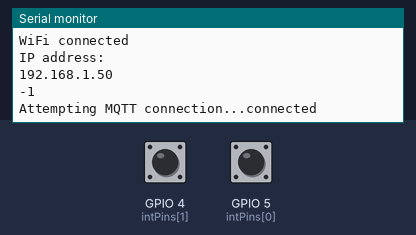
Bench run of a sketch on a simulated ESP8266 (NodeMCU). Parts: the last lines printed to the serial monitor. The inputs (shaded band) are chosen by the test bench; at power-on: GPIO 4 (intPins[1]) HIGH, GPIO 5 (intPins[0]) HIGH. WiFi joins after 1.5 s; servers stay silent unless stated; no MQTT or app messages arrive unless stated.

Above: at 2.7 s.
2.8 s: GPIO 4 (intPins[1]) pulled LOW for 0.15 s
At 3.8 s:
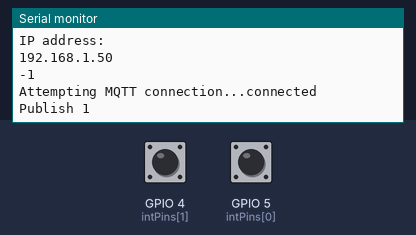
4.4 s: GPIO 5 (intPins[0]) pulled LOW for 0.15 s
At 5.0 s:
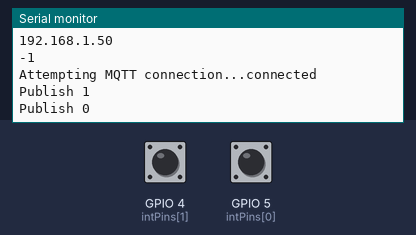

The sketch:

app.ino
```cpp
#include <Arduino.h>
#include <HardwareSerial.h>
#include <ESP8266WiFi.h>
#include "PubSubClient.h"

// Copy "details_template.h" and set the credentials
#include "details.h"

void reconnect();
void setup_wifi();
void handleInterrupt(uint8_t num);

static const uint8_t count = 2;
static const uint8_t intPins[] = {5, 4}; // D1, D2
static const char* topics[] = {MQTT_PLUG_TOPIC, MQTT_LIGHT_TOPIC};
static void (*funcs[])() = {[]{handleInterrupt(0);}, []{handleInterrupt(1);}};

volatile uint32_t interruptCounters[] = {0, 0};
volatile uint64_t lastHits[] = {0, 0};

WiFiClient espClient;
PubSubClient client(espClient);

void handleInterrupt(uint8_t num)
{
    uint64_t time = millis();
    if(time - lastHits[num] > 100) {
        interruptCounters[num]++;
    }
    lastHits[num] = time;
}

void setup()
{
    for(uint8_t i = 0; i < count; i++) {
        pinMode(intPins[0], INPUT_PULLUP);
        pinMode(intPins[1], INPUT_PULLUP);
        attachInterrupt(digitalPinToInterrupt(intPins[i]), funcs[i], RISING);
    }

    Serial.begin(115200);

    setup_wifi();
    client.setServer(MQTT_SERVER_IP, 1883);
}

void setup_wifi() {
    delay(10);
    // We start by connecting to a WiFi network
    Serial.println();
    Serial.print("Connecting to ");
    Serial.println(WIFI_SSID);

    WiFi.mode(WIFI_STA);
    WiFi.begin(WIFI_SSID, WIFI_PASSWORD);

    while (WiFi.status() != WL_CONNECTED) {
        delay(500);
        Serial.print(".");
    }

    Serial.println("");
    Serial.println("WiFi connected");
    Serial.println("IP address: ");
    Serial.println(WiFi.localIP());
}

void reconnect()
{
    // Loop until we're reconnected
    while (!client.connected()) {
        Serial.print("Attempting MQTT connection...");
        // Attempt to connect
        // If you do not want to use a username and password, change next line to
        // if (client.connect("ESP8266Client")) {
        if (client.connect("ESP8266Client", MQTT_USER, MQTT_PASSWORD)) {
            Serial.println("connected");
        } else {
            Serial.print("failed, rc=");
            Serial.print(client.state());
            Serial.println(" try again in 1 seconds");
            // Wait 1 second before retrying
            delay(1000);
        }
    }
}

void loop()
{
    if (!client.connected()) {
        Serial.println(client.state());
        reconnect();
    }
    client.loop();

    // Serial.println(interruptCounters[0]);
    // Serial.println(interruptCounters[1]);

    for(uint8_t i = 0; i < count; i++) {
        if(interruptCounters[i])
        {
            interruptCounters[i] = 0;
            Serial.print("Publish ");
            Serial.println(i);
            client.publish(topics[i], "TOGGLE", true);
        }
    }
    delay(1);
}
```

details_template.h
```cpp
#ifndef Details_h
#define Details_h

/**
 * Copy this file and rename to 'details.h'
 */

// Credentials for Wi-Fi
#define WIFI_SSID ""
#define WIFI_PASSWORD ""

// Credentials for MQTT server
#define MQTT_SERVER_IP ""
#define MQTT_USER ""
#define MQTT_PASSWORD ""

// Topics to send MQTT messages
#define MQTT_PLUG_TOPIC ""
#define MQTT_LIGHT_TOPIC ""

#endif // Details_h
```

Measured:
- after the input at 2.8 s, the serial monitor: prints a new line after 0.15 s (image 1)
- after the input at 4.4 s, the serial monitor: prints a new line after 0.15 s (image 2)
